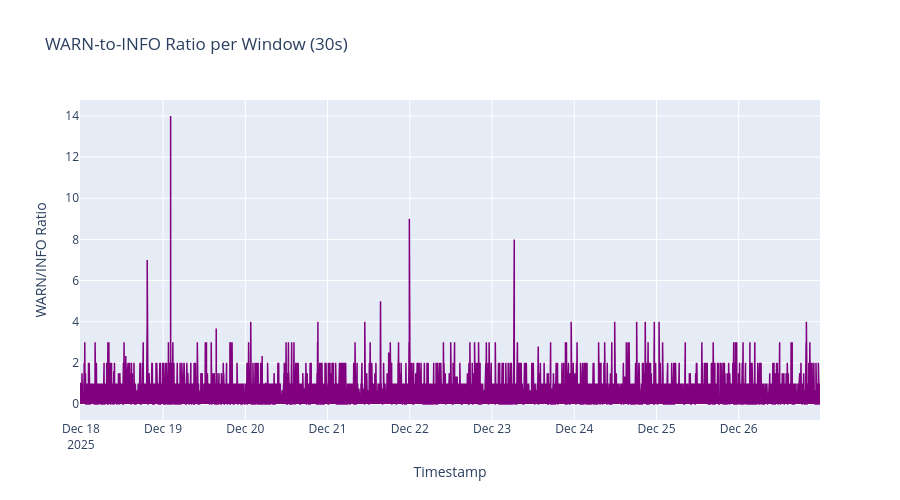

The notebook cell this image was saved under:
### Markdown cell above
### WARN-to-INFO Ratio

### Code cell
fig = go.Figure()

fig.add_trace(
    go.Scatter(
        x=global_features['timestamp'],
        y=global_features['warn_to_info_ratio'],
        mode='lines',
        name='WARN/INFO Ratio',
        line=dict(color='purple', width=1.5)
    )
)

fig.update_layout(
    title=f'WARN-to-INFO Ratio per Window ({WINDOW_SIZE})',
    xaxis_title='Timestamp',
    yaxis_title='WARN/INFO Ratio',
    height=500,
    hovermode='x unified'
)
fig.show()

### Figure 1 — Plotly figure (JSON) as saved in the notebook; plotly's stock layout.template omitted (floating-point values rounded to 4 significant figures; data arrays with more than 128 entries replaced by an {"elided": "..."} marker saying what was removed)
{"data": [{"line": {"color": "purple", "width": 1.5}, "mode": "lines", "name": "WARN/INFO Ratio", "type": "scatter", "x": {"elided": "25921 str values"}, "y": {"elided": "25921 float values"}}], "layout": {"height": 500, "hovermode": "x unified", "title": {"text": "WARN-to-INFO Ratio per Window (30s)"}, "xaxis": {"title": {"text": "Timestamp"}}, "yaxis": {"title": {"text": "WARN/INFO Ratio"}}}}
